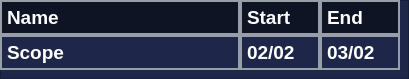
        <widget class="QFrame" name="frame_2">
         <property name="minimumSize">
          <size>
           <width>400</width>
           <height>0</height>
          </size>
         </property>
         <property name="styleSheet">
          <string notr="true">background: #1e2749;
color: #ffffff;</string>
         </property>
         <property name="frameShape">
          <enum>QFrame::StyledPanel</enum>
         </property>
         <property name="frameShadow">
          <enum>QFrame::Raised</enum>
         </property>
         <widget class="QFrame" name="frame_5">
          <property name="geometry">
           <rect>
            <x>0</x>
            <y>0</y>
            <width>400</width>
            <height>35</height>
           </rect>
          </property>
          <property name="sizePolicy">
           <sizepolicy hsizetype="Preferred" vsizetype="Preferred">
            <horstretch>0</horstretch>
            <verstretch>0</verstretch>
           </sizepolicy>
          </property>
          <property name="minimumSize">
           <size>
            <width>400</width>
            <height>35</height>
           </size>
          </property>
          <property name="maximumSize">
           <size>
            <width>400</width>
            <height>35</height>
           </size>
          </property>
          <property name="styleSheet">
           <string notr="true">border: 2px solid #979ea8;
background: #1e2749;
color: #ffffff;</string>
          </property>
          <property name="frameShape">
           <enum>QFrame::StyledPanel</enum>
          </property>
          <property name="frameShadow">
           <enum>QFrame::Raised</enum>
          </property>
          <widget class="QLabel" name="label">
           <property name="geometry">
            <rect>
             <x>0</x>
             <y>0</y>
             <width>240</width>
             <height>35</height>
            </rect>
           </property>
           <property name="font">
            <font>
             <pointsize>14</pointsize>
             <italic>false</italic>
             <bold>true</bold>
            </font>
           </property>
           <property name="styleSheet">
            <string notr="true">border: 2px solid #979ea8;
background: #0f1425;
color: #ffffff;
qproperty-alignment: AlignLeft;</string>
           </property>
           <property name="text">
            <string>Name</string>
           </property>
          </widget>
          <widget class="QLabel" name="label_2">
           <property name="geometry">
            <rect>
             <x>240</x>
             <y>0</y>
             <width>80</width>
             <height>35</height>
            </rect>
           </property>
           <property name="font">
            <font>
             <pointsize>14</pointsize>
             <bold>true</bold>
            </font>
           </property>
           <property name="styleSheet">
            <string notr="true">border: 2px solid #979ea8;
background: #0f1425;
color: #ffffff;
qproperty-alignment: AlignCenter;</string>
           </property>
           <property name="text">
            <string>Start</string>
           </property>
          </widget>
          <widget class="QLabel" name="label_3">
           <property name="geometry">
            <rect>
             <x>320</x>
             <y>0</y>
             <width>80</width>
             <height>35</height>
            </rect>
           </property>
           <property name="font">
            <font>
             <pointsize>14</pointsize>
             <bold>true</bold>
            </font>
           </property>
           <property name="styleSheet">
            <string notr="true">border: 2px solid #979ea8;
background: #0f1425;
color: #ffffff;
qproperty-alignment: AlignCenter;</string>
           </property>
           <property name="text">
            <string>End</string>
           </property>
          </widget>
         </widget>
         <widget class="QFrame" name="frame_6">
          <property name="geometry">
           <rect>
            <x>0</x>
            <y>35</y>
            <width>400</width>
            <height>35</height>
           </rect>
          </property>
          <property name="sizePolicy">
           <sizepolicy hsizetype="Preferred" vsizetype="Preferred">
            <horstretch>0</horstretch>
            <verstretch>0</verstretch>
           </sizepolicy>
          </property>
          <property name="minimumSize">
           <size>
            <width>400</width>
            <height>35</height>
           </size>
          </property>
          <property name="maximumSize">
           <size>
            <width>400</width>
            <height>35</height>
           </size>
          </property>
          <property name="styleSheet">
           <string notr="true">border: 2px solid #979ea8;
background: #1e2749;
color: #ffffff;</string>
          </property>
          <property name="frameShape">
           <enum>QFrame::StyledPanel</enum>
          </property>
          <property name="frameShadow">
           <enum>QFrame::Raised</enum>
          </property>
          <widget class="QLabel" name="label_4">
           <property name="geometry">
            <rect>
             <x>0</x>
             <y>0</y>
             <width>240</width>
             <height>35</height>
            </rect>
           </property>
           <property name="font">
            <font>
             <pointsize>14</pointsize>
             <bold>true</bold>
            </font>
           </property>
           <property name="styleSheet">
            <string notr="true">border: 2px solid #979ea8;
background: #1e2749;
color: #ffffff;
qproperty-alignment: AlignLeft;</string>
           </property>
           <property name="text">
            <string>Scope</string>
           </property>
          </widget>
          <widget class="QLabel" name="label_5">
           <property name="geometry">
            <rect>
             <x>240</x>
             <y>0</y>
             <width>80</width>
             <height>35</height>
            </rect>
           </property>
           <property name="font">
            <font>
             <pointsize>14</pointsize>
             <bold>true</bold>
            </font>
           </property>
           <property name="styleSheet">
            <string notr="true">border: 2px solid #979ea8;
background: #1e2749;
color: #ffffff;
qproperty-alignment: AlignCenter;</string>
           </property>
           <property name="text">
            <string>02/02</string>
           </property>
          </widget>
          <widget class="QLabel" name="label_6">
           <property name="geometry">
            <rect>
             <x>320</x>
             <y>0</y>
             <width>80</width>
             <height>35</height>
            </rect>
           </property>
           <property name="font">
            <font>
             <pointsize>14</pointsize>
             <bold>true</bold>
            </font>
           </property>
           <property name="styleSheet">
            <string notr="true">border: 2px solid #979ea8;
background: #1e2749;
color: #ffffff;
qproperty-alignment: AlignCenter;</string>
           </property>
           <property name="text">
            <string>03/02</string>
           </property>
          </widget>
         </widget>
        </widget>
